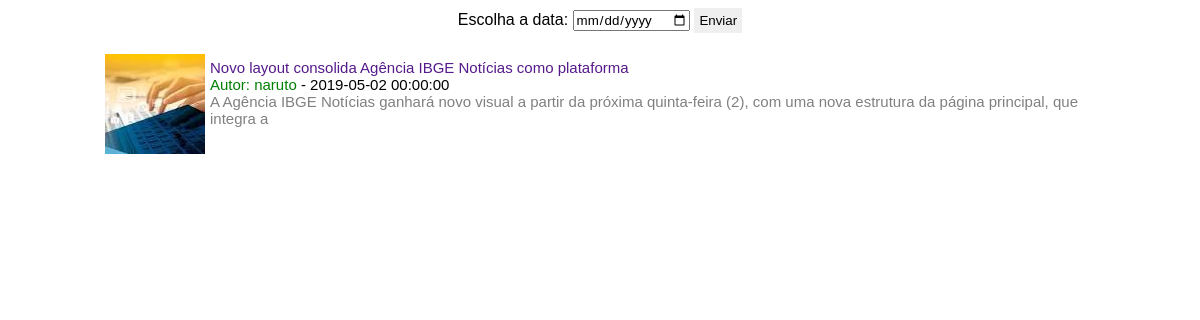
Page /cardscadastados-postsgoogle/posts.php?dataHoraNoticia=2019-05-02 00:00:00 on the committed database.
### tables this page shows
CREATE TABLE `posts` (
  `idposts` int(11) NOT NULL,
  `autor` varchar(20) NOT NULL,
  `data` datetime NOT NULL,
  `titulo` varchar(150) NOT NULL,
  `descricao` text NOT NULL,
  `imgsrc` varchar(100) DEFAULT NULL
);

### cardscadastados-postsgoogle/posts.php (the view, shortened to what this page needs)
<html>
	<head>
	</head>
	<body>
		<div id="pesquisaData" style="text-align: center;">
			<form method="get">
				Escolha a data:
				<input type="date" name="dataHoraNoticia">
				<button type="submit">Enviar</button>
			</form>
		</div>
		<section>
			<?php
				try{
					$hostname = '127.0.0.1';
					$username = 'root';
					$password = '';
					$database = 'cadastro';
					$pdo = new PDO("mysql:host=$hostname;dbname=$database;charset=utf8", $username,$password,array(PDO::MYSQL_ATTR_INIT_COMMAND => "SET NAMES utf8"));
					if(!empty($_GET['dataHoraNoticia'])){
						$dataNoticia = " WHERE data LIKE '".$_GET['dataHoraNoticia']."%';";
						$sql = "SELECT * FROM posts".$dataNoticia;
					}else{
						$sql = "SELECT * FROM posts;";
					}
					$sql = $pdo->query($sql);
					if($sql->rowCount() > 0){
						foreach($sql->fetchAll() as $posts){
							echo "
								<article>
									<div class='news'>
										<div  class='newsImage'>
											<img src='_img/".$posts['imgsrc']."' alt='' style='width: 100px;height: 100px;'>
										</div>
										<div  class='newsInfo'>
											<h1><a href=''>".$posts['titulo']."</a></h1>
											<h2><span class='newsAutor'>Autor: <a href=''>".$posts['autor']."</a></span> - ".$posts['data']."</h2>
											<p>".$posts['descricao']."</p>
										</div>
									</div>
								</article>
							";
						}
					}else{
						echo "NÃO há usuários cadastrados";
					}
				}catch(PDOException $e){
					echo "Falhou a entrada no banco de dados: ". $e->getMessage();
				}
			?>
		</section>
	</body>

### cardscadastados-postsgoogle/posts.php (style rules this page uses)
* { box-sizing: border-box; font-family: sans-serif; }
#pesquisaData button { border: none; padding: 5px; }
section { max-width: 1000px; margin: auto; }
.news { height: 150px; clear: both; margin: 10px 0; padding: 5px 5px; border-radius: 10px; }
.newsImage { float: left; }
.newsInfo { min-width: 200px; margin-left: 100px; padding: 5px; }
.newsInfo h1,.newsInfo h2,.newsInfo p { margin: 0; padding: 0; font-weight: 100; font-size: 15px; }
.newsInfo a { text-decoration: none; }
span.newsAutor, span.newsAutor a { color: green; }
.newsInfo p { color: gray; }

### rows in the picture
posts: imgsrc (picture), titulo "Novo layout consolida Agência IBGE Notícias como plataforma", autor "naruto", data "2019-05-02 00:00:00", descricao "A Agência IBGE Notícias ganhará novo visual a partir da próxima quinta-feira (2), com uma nova estrutura da página principal, que integra a"
